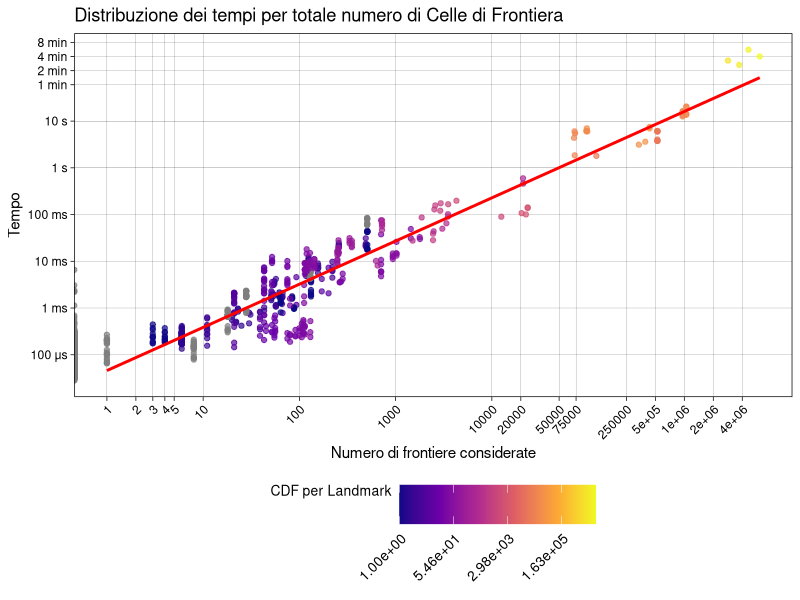
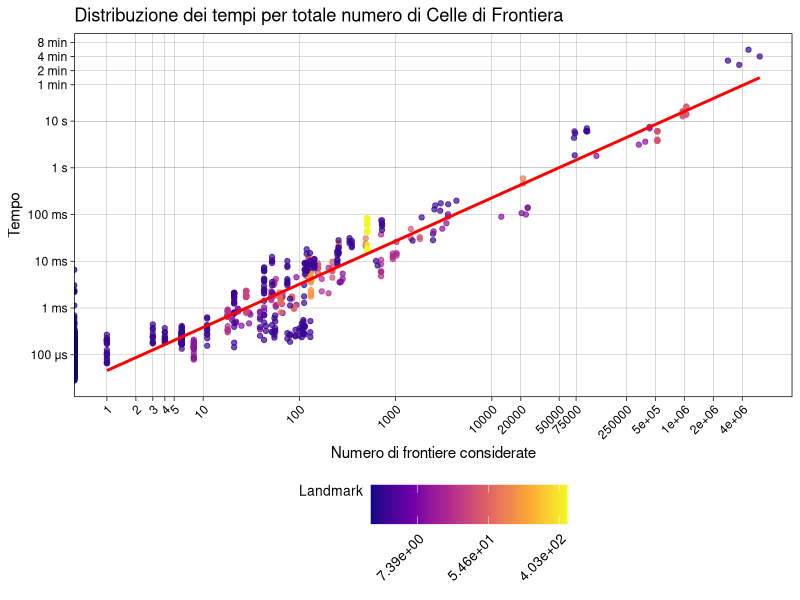
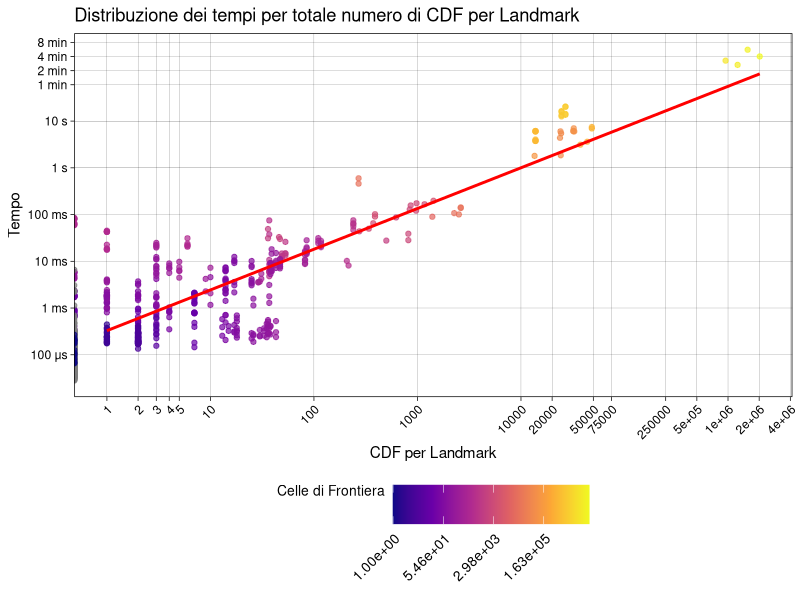
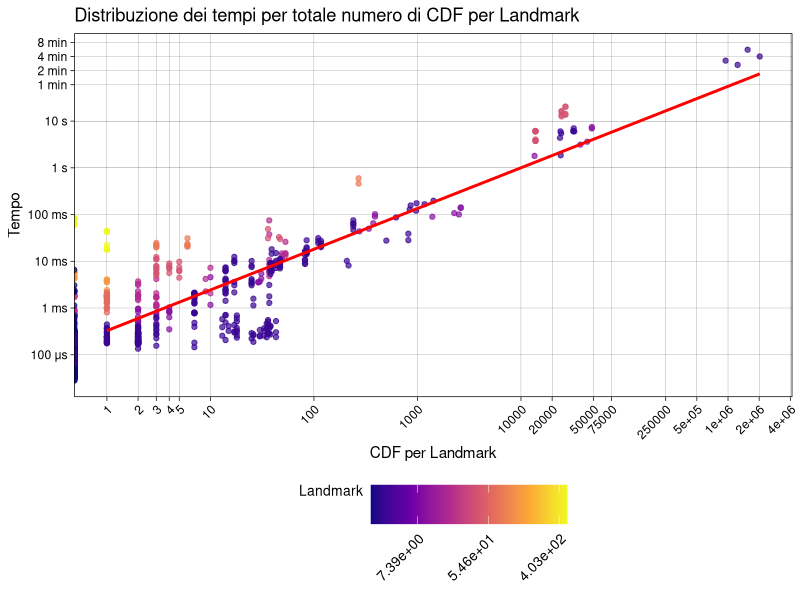
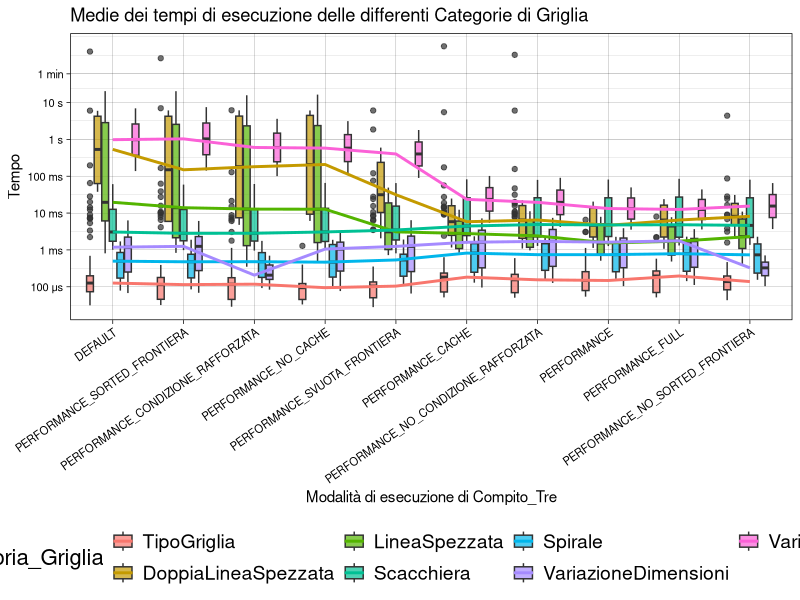
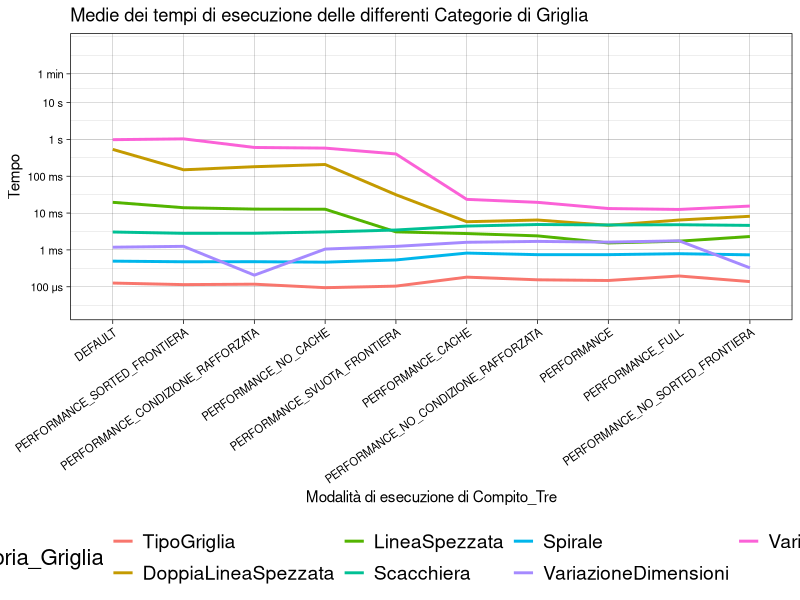

The R source for these figures, in order:
library(readr)
library(ggplot2)
library(dplyr)
library(stringr)
library(tidyr)
library(forcats)
library(scales)

# Directory di output

out_dir <- ""
 ## inserire qui la directory di output

# Funzione per convertire in nanosecondi
to_ns <- function(times) {
  # pattern: cattura numero seguito dall'unità
  pattern <- "(\\d+)(ms|ns|s|m)"
  
  sapply(times, function(t) {
    matches <- str_match_all(t, pattern)[[1]]
    total <- 0
    for(i in seq_len(nrow(matches))) {
      value <- as.numeric(matches[i,2])
      unit  <- matches[i,3]
      total <- total + switch(unit,
                              m  = value*60*1e9,
                              s  = value*1e9,
                              ms = value*1e6,
                              ns = value)
    }
    total
  })
}

# Importa il file CSV.  ## inserire qui il path del file CSV
data <- read_csv("results.csv")
  

# Controlla struttura e tipi delle colonne
str(data)

# Controlla se ci sono valori mancanti
colSums(is.na(data))

# Controlla se ci sono righe duplicate
sum(duplicated(data))

# Aggiungi colonna "time_ns"
data <- data %>%
  mutate(time_ns = to_ns(Tempo))

data <- data %>%
  mutate(Categoria_Griglia = recode_factor(
    Categoria_Griglia,
    "tipoGriglia" = "TipoGriglia"
  ))
data <- data %>%
  rename("Landmark" = "Celle_Di_Frontiera")

#######################
#FILTRO
#######################

data_filtered <- data %>% 
                  filter(Timeout == "FALSE" &
                      Destinazione_Irraggiungibile == "FALSE")

####################
#Ordinamento
####################

data_filtered$Compito_Tre <- factor(data_filtered$Compito_Tre, levels = c(
                                                        "DEFAULT",
                                                        "PERFORMANCE_SORTED_FRONTIERA",
                                                        "PERFORMANCE_CONDIZIONE_RAFFORZATA",
                                                        "PERFORMANCE_NO_CACHE",
                                                        "PERFORMANCE_SVUOTA_FRONTIERA",
                                                        "PERFORMANCE_CACHE",
                                                        "PERFORMANCE_NO_CONDIZIONE_RAFFORZATA",
                                                        "PERFORMANCE",
                                                        "PERFORMANCE_FULL",
                                                        "PERFORMANCE_NO_SORTED_FRONTIERA"))



###################
##GRAFO 1: x= Frontiere, Y= tempo, Color = CDF x Landmark
p1 <- ggplot(data_filtered, aes(x = Media_Celle_Frontiera, y = time_ns, color = CDF_Per_Landmark)) +
  geom_point(alpha = 0.7) +
  scale_color_viridis_c(option = "plasma", trans = "log",  labels = label_scientific()) +
  geom_smooth(method = "lm", se = FALSE, color = "red") +  # retta di regressione
  scale_x_log10(
    breaks = c(1,2,3,4,5,10, 100, 1000, 10000, 20000, 50000, 75000,250000, 500000, 1000000, 2000000, 4000000),
    labels = c(1,2,3,4,5,10, 100, 1000, 10000, 20000, 50000, 75000,250000, 500000, 1000000, 2000000, 4000000))+
  scale_y_log10(
    breaks = c(100, 1000, 10000, 100000, 1000000, 10000000, 100000000, 1000000000, 10000000000, 60000000000, 120000000000, 240000000000, 480000000000),
    labels = c("100 ns", "1 μs", "10 μs", "100 μs", "1 ms", "10 ms", "100 ms", "1 s", "10 s", "1 min","2 min", "4 min", "8 min")
  ) +
  labs(title = "Distribuzione dei tempi per totale numero di Celle di Frontiera",
       x = "Numero di frontiere considerate", y = "Tempo", color = "CDF per Landmark") +
  theme_linedraw() +
  theme(axis.text.x = element_text(angle = 45, hjust = 1),
        legend.text = element_text(angle = 45, hjust = 1, size = 10),
        legend.position = "bottom",
        legend.title = element_text(size = 10, vjust = 1),
        legend.key.size = unit(1, "cm"),
        panel.grid.minor = element_blank())
ggsave(file.path(out_dir, "plot_Frontiere_Tempo_CDFxL.png"), p1, width=12, height=6, dpi=300)


##GRAFO 2: x= Frontiere, Y= tempo, Color = LandMark
p2 <- ggplot(data_filtered, aes(x = Media_Celle_Frontiera, y = time_ns, color = Landmark)) +
  geom_point(alpha = 0.7) +
  scale_color_viridis_c(option = "plasma", trans = "log",  labels = label_scientific()) +
  geom_smooth(method = "lm", se = FALSE, color = "red") +  # retta di regressione
  scale_x_log10(
    breaks = c(1,2,3,4,5,10, 100, 1000, 10000, 20000, 50000, 75000,250000, 500000, 1000000, 2000000, 4000000),
    labels = c(1,2,3,4,5,10, 100, 1000, 10000, 20000, 50000, 75000,250000, 500000, 1000000, 2000000, 4000000))+
  scale_y_log10(
    breaks = c(100, 1000, 10000, 100000, 1000000, 10000000, 100000000, 1000000000, 10000000000, 60000000000, 120000000000, 240000000000, 480000000000),
    labels = c("100 ns", "1 μs", "10 μs", "100 μs", "1 ms", "10 ms", "100 ms", "1 s", "10 s", "1 min","2 min", "4 min", "8 min")
  ) +
  labs(title = "Distribuzione dei tempi per totale numero di Celle di Frontiera",
       x = "Numero di frontiere considerate", y = "Tempo", color = "Landmark") +
  theme_linedraw() +
  theme(axis.text.x = element_text(angle = 45, hjust = 1),
        legend.text = element_text(angle = 45, hjust = 1, size = 10),
        legend.position = "bottom",
        legend.title = element_text(size = 10, vjust = 1),
        legend.key.size = unit(1, "cm"),
        panel.grid.minor = element_blank())
ggsave(file.path(out_dir, "plot_Frontiere_Tempo_Landmark.png"), p2, width=12, height=6, dpi=300)

##GRAFO 3: x= CDF x Landmark, y= tempo, Color= Frontiere
p3 <- ggplot(data_filtered, aes(x = CDF_Per_Landmark , y = time_ns, color = Media_Celle_Frontiera)) +
  geom_point(alpha = 0.7) +
  scale_color_viridis_c(option = "plasma", trans = "log",  labels = label_scientific()) +
  geom_smooth(method = "lm", se = FALSE, color = "red") +  # retta di regressione
  scale_x_log10(
    breaks = c(1,2,3,4,5,10, 100, 1000, 10000, 20000, 50000, 75000,250000, 500000, 1000000, 2000000, 4000000),
    labels = c(1,2,3,4,5,10, 100, 1000, 10000, 20000, 50000, 75000,250000, 500000, 1000000, 2000000, 4000000))+
  scale_y_log10(
    breaks = c(100, 1000, 10000, 100000, 1000000, 10000000, 100000000, 1000000000, 10000000000, 60000000000, 120000000000, 240000000000, 480000000000),
    labels = c("100 ns", "1 μs", "10 μs", "100 μs", "1 ms", "10 ms", "100 ms", "1 s", "10 s", "1 min","2 min", "4 min", "8 min")
  ) +
  labs(title = "Distribuzione dei tempi per totale numero di CDF per Landmark",
       x = "CDF per Landmark", y = "Tempo", color = "Celle di Frontiera") +
  theme_linedraw() +
  theme(axis.text.x = element_text(angle = 45, hjust = 1),
        legend.text = element_text(angle = 45, hjust = 1, size = 10),
        legend.position = "bottom",
        legend.title = element_text(size = 10, vjust = 1),
        legend.key.size = unit(1, "cm"),
        panel.grid.minor = element_blank())
ggsave(file.path(out_dir, "plot_CDFxL_Tempo_Frontiere.png"), p3, width=12, height=6, dpi=300)

##GRAFO 4: x= CDF x Landmark, y= tempo, Color= Landmark
p4 <- ggplot(data_filtered, aes(x = CDF_Per_Landmark , y = time_ns, color = Landmark)) +
  geom_point(alpha = 0.7) +
  scale_color_viridis_c(option = "plasma", trans = "log",  labels = label_scientific()) +
  geom_smooth(method = "lm", se = FALSE, color = "red") +  # retta di regressione
  scale_x_log10(
    breaks = c(1,2,3,4,5,10, 100, 1000, 10000, 20000, 50000, 75000,250000, 500000, 1000000, 2000000, 4000000),
    labels = c(1,2,3,4,5,10, 100, 1000, 10000, 20000, 50000, 75000,250000, 500000, 1000000, 2000000, 4000000))+
  scale_y_log10(
    breaks = c(100, 1000, 10000, 100000, 1000000, 10000000, 100000000, 1000000000, 10000000000, 60000000000, 120000000000, 240000000000, 480000000000),
    labels = c("100 ns", "1 μs", "10 μs", "100 μs", "1 ms", "10 ms", "100 ms", "1 s", "10 s", "1 min","2 min", "4 min", "8 min")
  ) +
  labs(title = "Distribuzione dei tempi per totale numero di CDF per Landmark",
       x = "CDF per Landmark", y = "Tempo", color = "Landmark") +
  theme_linedraw() +
  theme(axis.text.x = element_text(angle = 45, hjust = 1),
        legend.text = element_text(angle = 45, hjust = 1, size = 10),
        legend.position = "bottom",
        legend.title = element_text(size = 10, vjust = 1),
        legend.key.size = unit(1, "cm"),
        panel.grid.minor = element_blank())
ggsave(file.path(out_dir, "plot_CDFxL_Tempo_Landmark.png"), p4, width=12, height=6, dpi=300)


##GRAFO 5 BOXPLOT x= modalità di esecuzione, Y= tempo, Color = Categoria Griglia
p5 <- ggplot(data_filtered, aes(x = Compito_Tre, y = time_ns, fill = Categoria_Griglia)) +
  geom_boxplot(alpha = 0.7) +
  stat_summary(aes(group=Categoria_Griglia, color=Categoria_Griglia), 
               fun = median, geom = "line", linewidth = 1) +
  scale_y_log10(
    breaks = c(100, 1000, 10000, 100000, 1000000, 10000000, 100000000, 1000000000, 10000000000,60000000000),
    labels = c("100 ns", "1 μs", "10 μs", "100 μs", "1 ms", "10 ms", "100 ms", "1 s", "10 s", "1 min")
  ) +
  theme_linedraw() + #linedraw
  theme(axis.text.x = element_text(angle = 35, hjust = 1, size=8), axis.text.y = element_text(size = 8),
        legend.position = "bottom",
        legend.direction = "horizontal",
        legend.text = element_text(size = 14),
        legend.title = element_text(size = 16)) +
  labs(title = "Medie dei tempi di esecuzione delle differenti Categorie di Griglia",
       x = "Modalità di esecuzione di Compito_Tre", y = "Tempo")

ggsave(file.path(out_dir, "plot_BoxPlot.png"), p5, width=12, height=8, dpi=300)

##GRAFO 6 LINES x= modalità di esecuzione, Y= tempo, Color = Categoria Griglia
p6 <- ggplot(data_filtered, aes(x = Compito_Tre, y = time_ns, fill = Categoria_Griglia)) +
  geom_point(alpha = 0.0) +
  stat_summary(aes(group=Categoria_Griglia, color=Categoria_Griglia), 
               fun = median, geom = "line", linewidth = 1) +
  scale_y_log10(
    breaks = c(100, 1000, 10000, 100000, 1000000, 10000000, 100000000, 1000000000, 10000000000,60000000000),
    labels = c("100 ns", "1 μs", "10 μs", "100 μs", "1 ms", "10 ms", "100 ms", "1 s", "10 s", "1 min")
  ) +
  theme_linedraw() + #linedraw
  theme(axis.text.x = element_text(angle = 35, hjust = 1, size=8), axis.text.y = element_text(size = 8),
        legend.position = "bottom",
        legend.direction = "horizontal",
        legend.text = element_text(size = 14),
        legend.title = element_text(size = 16)) +
  labs(title = "Medie dei tempi di esecuzione delle differenti Categorie di Griglia",
       x = "Modalità di esecuzione di Compito_Tre", y = "Tempo")

ggsave(file.path(out_dir, "plot_tempi_Linee.png"), p6, width=12, height=8, dpi=300)



##

